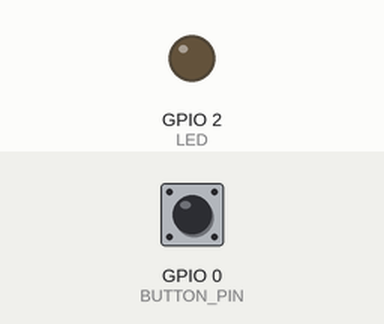
Recording of a sketch running on a simulated ESP32. Parts: output pins drawn as LEDs (lit = HIGH). The inputs (shaded band) are chosen by the test bench; at power-on: GPIO 0 (BUTTON_PIN) HIGH. WiFi joins after 1.5 s; servers stay silent unless stated; a WiFi scan finds three made-up networks; no MQTT or app messages arrive unless stated; what the sketch prints to the serial monitor is not drawn.

Above: at 0.1 s.
At 4.7 s:
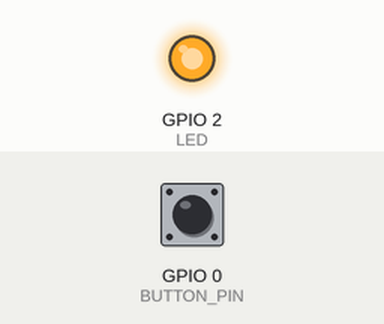
4.8 s: GPIO 0 (BUTTON_PIN) pulled LOW for 0.15 s
Timing chart, 0 to 7.8 s (numbered marks = the images above; inputs shaded):
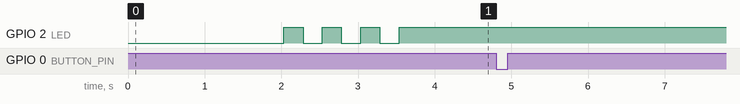

The sketch:

esp32-actor.ino
```cpp
// (licence header left out)
#include <WiFi.h>
#include "Adafruit_MQTT.h"
#include "Adafruit_MQTT_Client.h"

WiFiClient wificlient;

// SETUP START


// JCD is the MQTT-BROKER - remove this or comment out to use MDC-X as broker
#define JCD_IS_BROKER

#ifdef JCD_IS_BROKER
#define WLAN_SSID "JCD-7872034f" // JCD SSID
#define WLAN_PASS "77f60414" // JCD WLAN PASS - see JCD label!
#define IO_SERVER "192.168.1.1" // JCD WLAN IP
#else
#define WLAN_SSID "MDC-X-HOTSPOT" // MDC-X SSID - factory default
#define WLAN_PASS "mdcmdc123" // MDC-X WLAN PASS - factory default
#define IO_SERVER "10.42.0.1" // MDC-X WLAN IP  - factory default
#endif

#define IO_SERVERPORT 1883 // DO NOT CHANGE FOR JCD
#define IO_USERNAME "" // DO NOT CHANGE FOR JCD
#define IO_KEY "" // DO NOT CHANGE FOR JCD

// ESP32 SETUP
#define BUTTON_PIN 0  //ESP32 WROOM 32 breakout default; othr ESP32 use pin 3 - adjust to your breakout board!
#define LED 2 //ESP32 WROOM 32 breakout breakout default  - adjust to your breakout board!

Adafruit_MQTT_Client mqtt(&wificlient, IO_SERVER, IO_SERVERPORT, IO_USERNAME, IO_KEY);

// publish to ALL (global) subscribed mdcx systems
Adafruit_MQTT_Publish cmd = Adafruit_MQTT_Publish(&mqtt, "mdcx/global/osc"); //where to publish

// publish to a unique (uuid: 1234) subscribed mdcx system
// Adafruit_MQTT_Publish cmd = Adafruit_MQTT_Publish(&mqtt, "mdcx/1234/osc");

// A list of preset numbers to use as a "next" preset
const int presetlist[]={1,2,4,6,8,10,23};

// SETUP END

volatile unsigned long DebounceTimer;
volatile int ButtonPressed;
volatile unsigned int delayTime = 100;
bool ledStatus = false;
unsigned long previousMillis = 0;
unsigned long interval = 30000;

void scan_wifi()
{
    int n = WiFi.scanNetworks();
    Serial.print(n);
    Serial.println(" WiFi-networks found!");
    if (n > 0)
    {
        for (int i = 0; i < n; ++i)
        {
            Serial.print(i + 1);
            Serial.print(": ");
            Serial.print(WiFi.SSID(i));
            Serial.print(" (");
            Serial.print(WiFi.RSSI(i));
            Serial.print(")");
            Serial.println(WiFi.encryptionType(i));
            delay(10);
        }
    }
    Serial.println("");
}

void lighttoggle()
{
    ledStatus = !ledStatus;
    digitalWrite(LED, ledStatus);

}

void wificonnect()
{
    WiFi.mode(WIFI_STA);
    WiFi.disconnect();
    WiFi.begin(WLAN_SSID, WLAN_PASS);
    while (WiFi.status() != WL_CONNECTED)
    {
        Serial.print(".");
        lighttoggle();
        delay(250);
    }
    Serial.print("IP address: ");
    Serial.println(WiFi.localIP());
    digitalWrite(LED, HIGH);
}

void MQTT_connect()
{
    int8_t ret;
    if (mqtt.connected())
    {
        return;
    }
    Serial.print("Connecting to MQTT... ");
    while ((ret = mqtt.connect()) != 0)
    {
        Serial.println(mqtt.connectErrorString(ret));
        Serial.println("Retrying MQTT connection ...");
        mqtt.disconnect();
        delay(1000); // wait 5 seconds
    }
    Serial.println("MQTT Connected!");
}


void setup()
{
    Serial.begin(9600);
    Serial.println("HELLO");
    pinMode(BUTTON_PIN, INPUT_PULLUP);
    pinMode(LED,OUTPUT);
    attachInterrupt(
        digitalPinToInterrupt(BUTTON_PIN), []
        {
            if (ButtonPressed += (millis() - DebounceTimer) >= (delayTime))
                DebounceTimer = millis();
        },
        FALLING);
    scan_wifi();
    wificonnect();
}


void loop()
{
  static int i=0;
  char char_command[100];

  //char command[]="mdc_layer1_preset";
  char command[]="mdc_layer1_preset_next";

    unsigned long currentMillis = millis();
    if ((WiFi.status() != WL_CONNECTED) && (currentMillis - previousMillis >= interval))
    {
        wificonnect();
    }
    MQTT_connect();
    if (ButtonPressed > 0)
    {
        Serial.println("Button pressed!");
        String s="";
        //s = s+command+presetlist[i]; //use this for preset numbers from presetlist, change the command[] above too!
        s = s+command; //use this for "normal" osc commands
        s.toCharArray(char_command,100);

        cmd.publish(char_command);
        Serial.println("Publish "+String(char_command));
        ButtonPressed = 0;
        i++;
        if(i>sizeof(presetlist)/sizeof(presetlist[0])-1) i=0;
    }
    delay(25);
}
```

Measured:
- after the input at 4.8 s, every drawn part: stays the same
